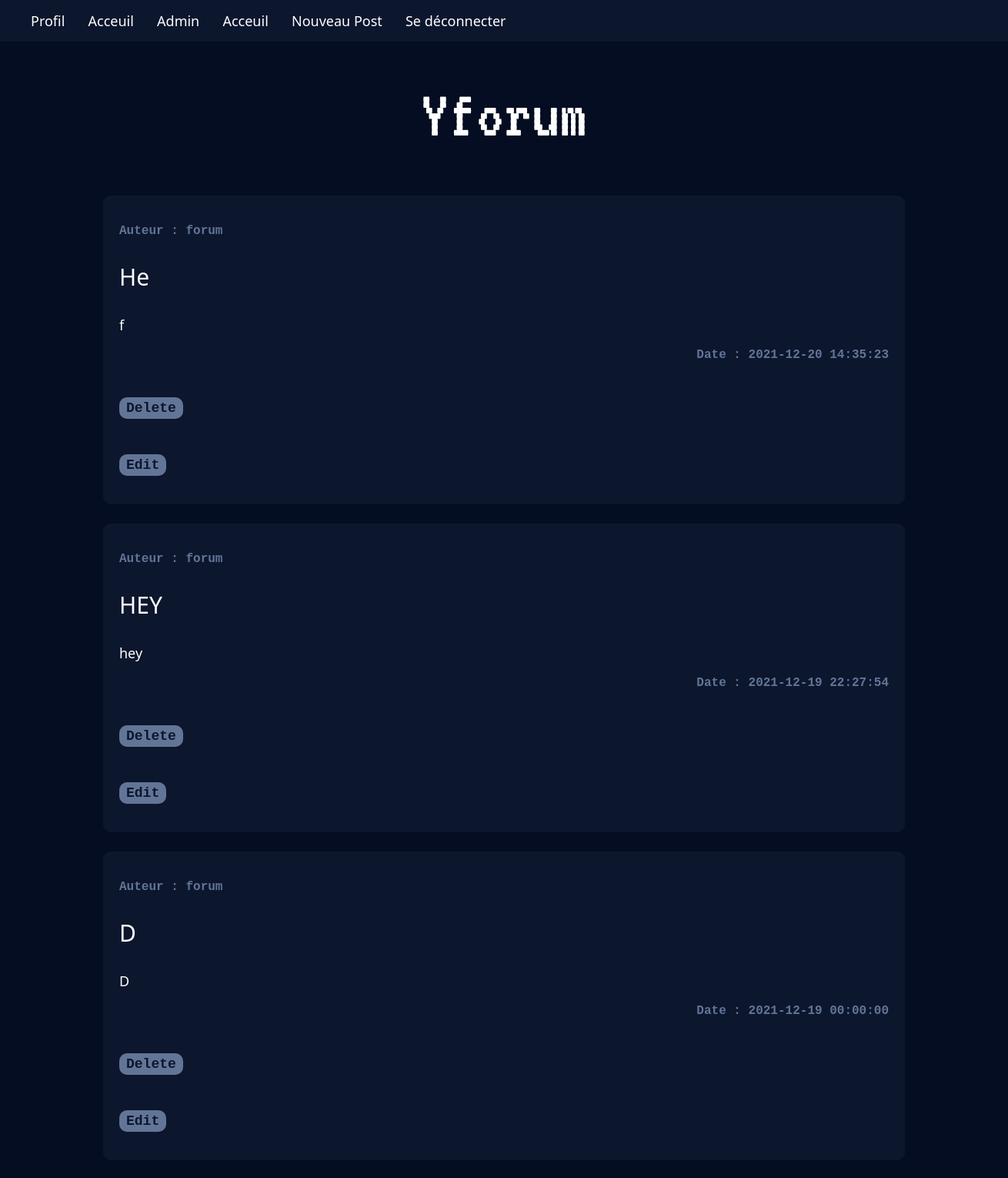
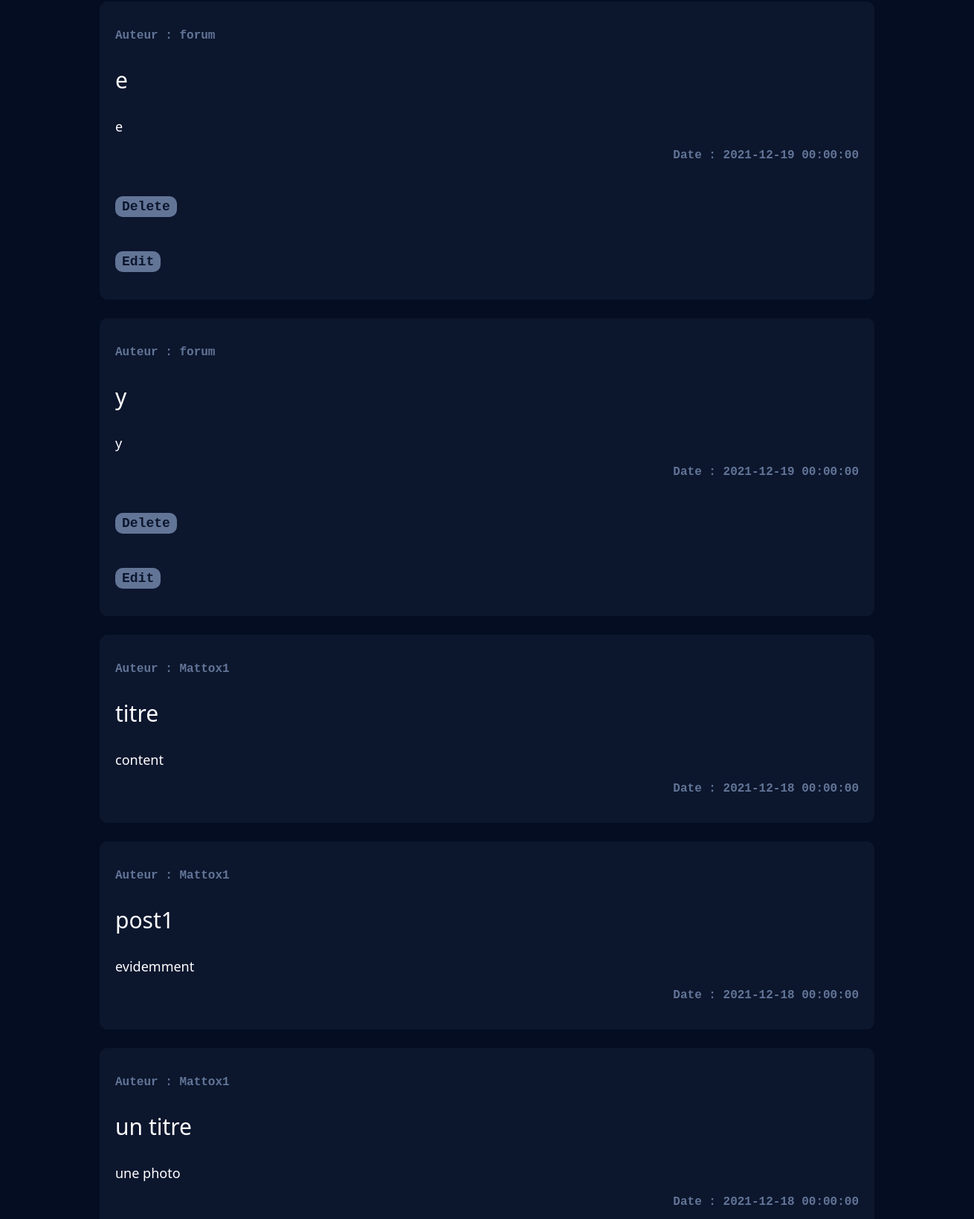
The page / (signed in, upper part) on the database its author committed (2 pictures, top to bottom).
### tables this page shows
CREATE TABLE IF NOT EXISTS `article` (
  `id` int(11) NOT NULL AUTO_INCREMENT,
  `title` varchar(50) NOT NULL,
  `content` text NOT NULL,
  `publicationDate` datetime NOT NULL,
  `userId` int(11) NOT NULL,
  `picture` text,
  `modified` tinyint(1) NOT NULL DEFAULT '0',
  PRIMARY KEY (`id`),
  KEY `userId` (`userId`)
);

CREATE TABLE IF NOT EXISTS `user` (
  `userId` int(11) NOT NULL AUTO_INCREMENT,
  `username` varchar(50) NOT NULL,
  `password` varchar(255) NOT NULL,
  `mail` varchar(50) NOT NULL,
  `profilePicture` text NOT NULL,
  `admin` tinyint(1) NOT NULL DEFAULT '0',
  PRIMARY KEY (`userId`)
);

### index.php (the view, shortened to what this page needs)
<?php
$dsn="mysql:host=localhost:3306;dbname=forum";
$username='root';
$password='';
try {
	$pdo = new PDO($dsn, $username, $password);
} catch (PDOException $exception) {
	die();
}
?>
<html lang="fr">
<?php require("./templates/head.php"); ?>
<body class="index-page">
<?php require('./templates/navbar.php'); ?>
<h1>Yforum</h1>
<?php
$queryArticles = "SELECT * FROM article JOIN user ON user.userId = article.userId ORDER BY publicationDate DESC";
$query = $pdo->prepare($queryArticles);
$query->execute();
$articles = $query->fetchAll(mode:PDO::FETCH_ASSOC);
?>
<?php foreach($articles as $post) {?>
	<div class="space sp-large">
  	<div class="post">
  	  <?php if ($post["picture"]) {?>
  	    <div>
  	  <?php } ?>
  	  <div>
				<p class="author">Auteur : <?= $post["username"] ?> </p>
  	  	<p class="title"><?=$post["title"]?></p>
  	  	<p class="content"><?=$post["content"]?></p>
  	  	<p class="date">Date : <?=$post["publicationDate"]?></p>
  	  </div>
  	  <?php if ($post["picture"]) {?>
  	  	</div>
  		<?php } ?>
		  <?php if ($post["username"] === $_SESSION["username"]) { ?>
		  <form method="POST" action="./delete.php">
			  <button type="submit">Delete</button>
		  </form>
		  <form method="POST" action="./edit.php">
			  <button type="submit">Edit</button>
		  </form>
		  <?php } ?>
		</div>
	</div>
<?php } ?>
</body>
</html>

### templates/head.php (shortened to what this page needs)
<head>
	<link rel="stylesheet" type="text/css" href="./assets/style/style.css">
</head>

### templates/navbar.php (shortened to what this page needs)
<nav>
	<ul class="navbar">
		<li class="first navbar-li">
			<a class="nav-link" href="./profile.php">Profil</a>
		</li>
		<li class="navbar-li">
			<a class="nav-link" href="/">Acceuil</a>
		</li>
		<?php
		$username = $_SESSION["username"];
		$queryCheck = "SELECT admin FROM user WHERE username = :username";
		$datas = [
			'username'=>$username,
		];
		$query = $pdo->prepare($queryCheck);
		$query->execute($datas);
		$check = $query->fetch();
		if ($check[0]) { ?>
			<li class="navbar-li">
				<a class="nav-link" href="./admin.php">Admin</a>
			</li>
		<?php } ?>
			<li>
				<a href="/">Acceuil</a>
			</li>
			<li>
				<a href="./new_post.php">Nouveau Post</a>
			</li>
			<li>
				<a href="./logout.php">Se déconnecter</a>
			</li>
		</ul>
	</nav>

### assets/style/style.css (style rules this page uses)
html { margin: 0px; padding: 0px; }
body { margin: 0px; padding: 0px; background-color: #040d21; background-image: "./assets/images/hero-glow.svg"; }
h1 { font-family: "VT323", monospace; text-align: center; margin-top: 50px; font-weight: normal; font-size: 90px; color: #fefeff; }
h2, h3, h4, h5, h6, p, a { font-family: "Segoe UI", sans-serif; color: #fefeff; }
button { cursor: pointer; }
.space .post .title { font-size: 30px; }
.space .post .content { font-size: 18px; }
.space .post .author { color: #627597; font-weight: 600; font-family: Consolas, Monaco, "Courier New", monospace; }
.space .post .date { color: #627597; text-align: right; font-weight: 600; font-family: Consolas, Monaco, "Courier New", monospace; }
.space { display: block; align-self: center; margin: 0px auto 25px auto; padding: 20px; background-color: #0c162d; border: 1px solid #0c162d; border-radius: 10px; }
.sp-large { width: 1000px; }
.space ::placeholder { color: #627597; opacity: 1; }
.space button { font-family: Consolas, Monaco, "Courier New", monospace; margin-top: 30px; color: #0c162d; font-weight: bold; font-size: 18px; display: inline; background-color: #627597; border: 3px solid #627597; border-radius: 10px; }
nav { padding-top: 10px 10px 10px 0px; font-weight: 500; background-color: #0c162d; padding: 15px 0px 15px 0px; }
nav ul { justify-content: flex-start; list-style: none; margin: 0px auto 0px auto; }
nav li { margin-left: 2vw; display: inline-flex; list-style: none; font-size: 18px; }
nav li:first-child { margin-left: 0; border-left: none; }
nav li a { text-decoration: none; color: #fefeff; transition: all 0.2s ease-in-out; }

### rows shown on the page
article: userId.username "forum", title "He", content "f", publicationDate "2021-12-20 14:35:23"
article: userId.username "forum", title "HEY", content "hey", publicationDate "2021-12-19 22:27:54"
article: userId.username "forum", title "D", content "D", publicationDate "2021-12-19 00:00:00"
article: userId.username "forum", title "e", content "e", publicationDate "2021-12-19 00:00:00"
article: userId.username "forum", title "y", content "y", publicationDate "2021-12-19 00:00:00"
article: userId.username "Mattox1", title "titre", content "content", publicationDate "2021-12-18 00:00:00"
article: userId.username "Mattox1", title "post1", content "evidemment", publicationDate "2021-12-18 00:00:00"
article: userId.username "Mattox1", title "un titre", content "une photo", publicationDate "2021-12-18 00:00:00"
